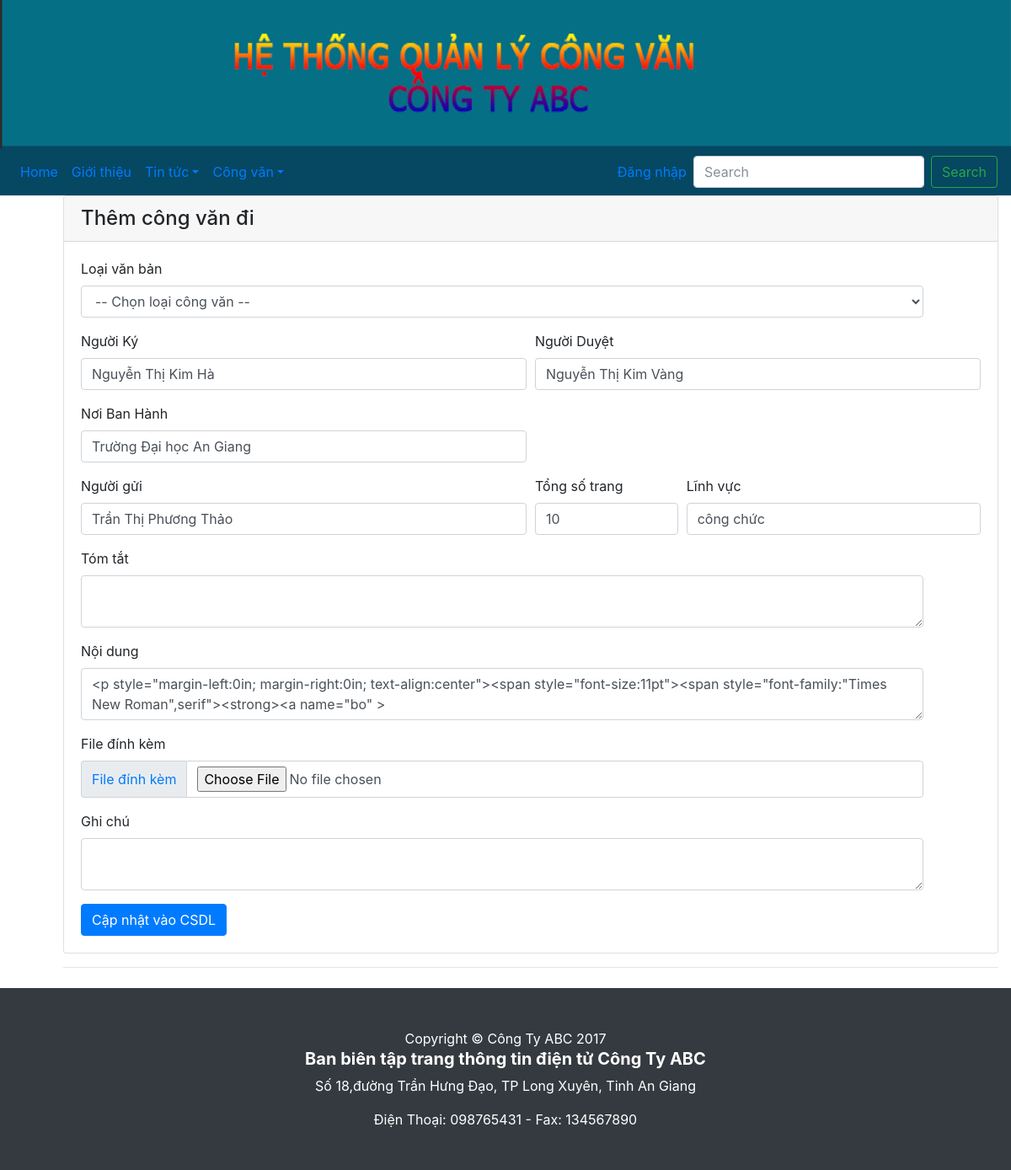
Screenshot of /congvandi_sua.php?id=16 with the database file from the repository.
### tables this page shows
CREATE TABLE `congvandi` (
  `ID` int(10) NOT NULL,
  `Nguoiky` varchar(50) NOT NULL,
  `Nguoiduyet` varchar(50) NOT NULL,
  `Ngaybanhanh` date NOT NULL,
  `Noibanhanh` varchar(50) NOT NULL,
  `Ngaygoi` date NOT NULL,
  `Nguoigoi` varchar(50) NOT NULL,
  `Tongsotrang` int(11) NOT NULL,
  `Loaivanban` varchar(50) NOT NULL,
  `Linhvuc` varchar(50) NOT NULL,
  `Noidungtomtat` varchar(100) NOT NULL,
  `Noidungvanban` varchar(200) NOT NULL,
  `Filedinhkem` varchar(5000) NOT NULL,
  `Ghichu` varchar(50) NOT NULL
);

### congvandi_sua.php (the view, shortened to what this page needs)
<?php
	require_once "config.php";
?>
<!DOCTYPE html>
<html lang="en">
	<head>
		<link rel="stylesheet" href="css/bootstrap.min.css" />
		<link rel="stylesheet" href="css/bootstrap-custom.css" />
	</head>
	<body>
		<?php include_once "navbar.php"; ?>
			<div class="container" style="margin: 5% 8% 2% 5%;">
			<div class="card">
				<h4 class="card-header">Thêm công văn đi</h4>
				<div class="card-body">
					<?php
						$id = $_GET['id'];
							$sql = "SELECT * FROM congvandi WHERE ID = $id";
							$danhsach = mysqli_query($link, $sql);
							$dong = mysqli_fetch_array($danhsach);
					?>
					<form method="post" action="congvandi_sua.php">
						<div class="form-group">
						      <label for="Loaivanban">Loại văn bản</label>
						      <select class="form-control" id="Loaivanban" name="Loaivanban" value="<?php echo $dong['Loaivanban'] ?>">
						        <option value="">-- Chọn loại công văn --</option>
						      </select>
						</div>
						<div class="form-row">
							<div class="form-group col-md-6">
								<label for="Nguoiky">Người Ký </label>
								<input type="text" class="form-control" id="Nguoiky" name="Nguoiky" value="<?php echo $dong['Nguoiky'] ?>" />
							</div>
							<div class="form-group col-md-6">
								<label for="Nguoiduyet">Người Duyệt</label>
								<input type="text" class="form-control" id="Nguoiduyet" name="Nguoiduyet" value="<?php echo $dong['Nguoiduyet'] ?>" />
							</div>
						</div>
						<div class="form-row">
							<div class="form-group col-md-6">
								<label for="Noibanhanh">Nơi Ban Hành</label>
								<input type="text" class="form-control" id="Noibanhanh" name="Noibanhanh" value="<?php echo $dong['Noibanhanh'] ?>" />
							</div>
						</div>
						<div class="form-row">
							<div class="form-group col-md-6">
								<label for="Nguoigoi">Người gửi</label>
								<input type="text" class="form-control" id="Nguoigoi" name="Nguoigoi" value="<?php echo $dong['Nguoigoi'] ?>"/>
							</div>
							<div class="form-group col-md-2">
								<label for="Tongsotrang">Tổng số trang</label>
								<input type="text" class="form-control" id="Tongsotrang" name="Tongsotrang" value="<?php echo $dong['Tongsotrang'] ?>" />
							</div>
							<div class="form-group col-md-4">
								<label for="Linhvuc">Lĩnh vực</label>
								<input type="text" class="form-control" id="Linhvuc" name="Linhvuc" value="<?php echo $dong['Linhvuc'] ?>" />
							</div>
						</div>
						<div class="form-group">
							<label for="Noidungtomtat">Tóm tắt</label>
							<textarea class="form-control" id="Noidungtomtat" name="Noidungtomtat" value="<?php echo $dong['Noidungtomtat'] ?>" ></textarea>
						</div>
						<div class="form-group">
							<label for="Noidungvanban">Nội dung</label>
							<textarea class="form-control ckeditor" id="Noidungvanban" name="Noidungvanban" value="<?php echo $dong['Noidungvanban'] ?>" ></textarea>
						</div>
						<div class="form-group">
							<label for="Filedinhkem">File đính kèm</label>
								<div class="input-group mb-2 mb-sm-0">
								<div class="input-group-addon">
									<a href="#" onclick="BrowseServer();">File đính kèm</a> </div>
								<input type="file" class="form-control" id="Filedinhkem" name="Filedinhkem" value="<?php echo $dong['Filedinhkem'] ?>" />
							</div>
						</div>
						<div class="form-group">
							<label for="Ghichu">Ghi chú</label>
							<textarea class="form-control" id="Ghichu" name="Ghichu" value="<?php echo $dong['Ghichu'] ?>" ></textarea>
						</div>
						<button type="submit" class="btn btn-primary">Cập nhật vào CSDL</button>
					</form>
				</div>
			</div>
			<hr />
		</div>
		<?php include_once "footer.php"; ?>
			</body>
</html>

### css/modern-business.css (style rules this page uses)
body { padding-top: 54px; }
@media (min-width: 992px) { body { padding-top: 56px; } }

### rows the page displays
congvandi: Nguoiky "Nguyễn Thị Kim Hà", Nguoiduyet "Nguyễn Thị Kim Vàng", Noibanhanh "Trường Đại học An Giang", Nguoigoi "Trần Thị Phương Thảo", Tongsotrang "10", Linhvuc "công chức", Noidungvanban "<p style=\"margin-left:0in; margin-right:0in; text-align:center\"><span style=\"font-size:11pt\"><span style=\"font-family:\"Times New Roman\",serif\"><strong><a name=\"bo\" >"
